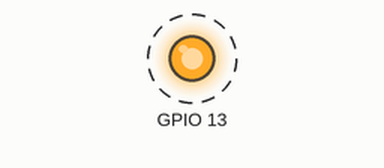
Bench run of a program on a simulated ESP32. Shown: output pins drawn as LEDs (lit = HIGH). Dashed ring = blinking. WiFi joins after 1.5 s; servers stay silent unless stated; what the program prints to the serial monitor is not drawn.

Above: at 2.2 s.
Timing chart, 0 to 7.5 s (numbered marks = the images above):
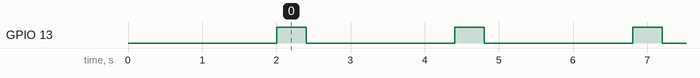

The program:

main.cpp
```cpp
/*
  Rimane collegato usando l'OTA alla rete del mio iphone.
  lampeggia il led 13 se connesso alla rete
*/

#include <Arduino.h>
#include <ArduinoOTA.h>
#include <WiFiUdp.h>
#include <HTTPClient.h>


void setup()
{
    pinMode(13, OUTPUT);

    Serial.begin(9600);
    WiFi.begin("Tomaoliphone", "nonlasoio");
    while (WiFi.status() != WL_CONNECTED)
    {
        delay(1000);
    }
}

void loop()
{
    ArduinoOTA.handle();
    if (WiFi.status() == WL_CONNECTED)
    {
        digitalWrite(13, HIGH);
        Serial.println(WiFi.localIP());
        digitalWrite(13, HIGH);
        delay(400);
        digitalWrite(13, LOW);
    }
    else
    {
        digitalWrite(13, LOW);
        Serial.println("Not connected to WiFi");
    }
    delay(2000);
}
```

Measured:
- by itself, GPIO 13: alternates HIGH for 0.40 s and LOW for 2.0 s
